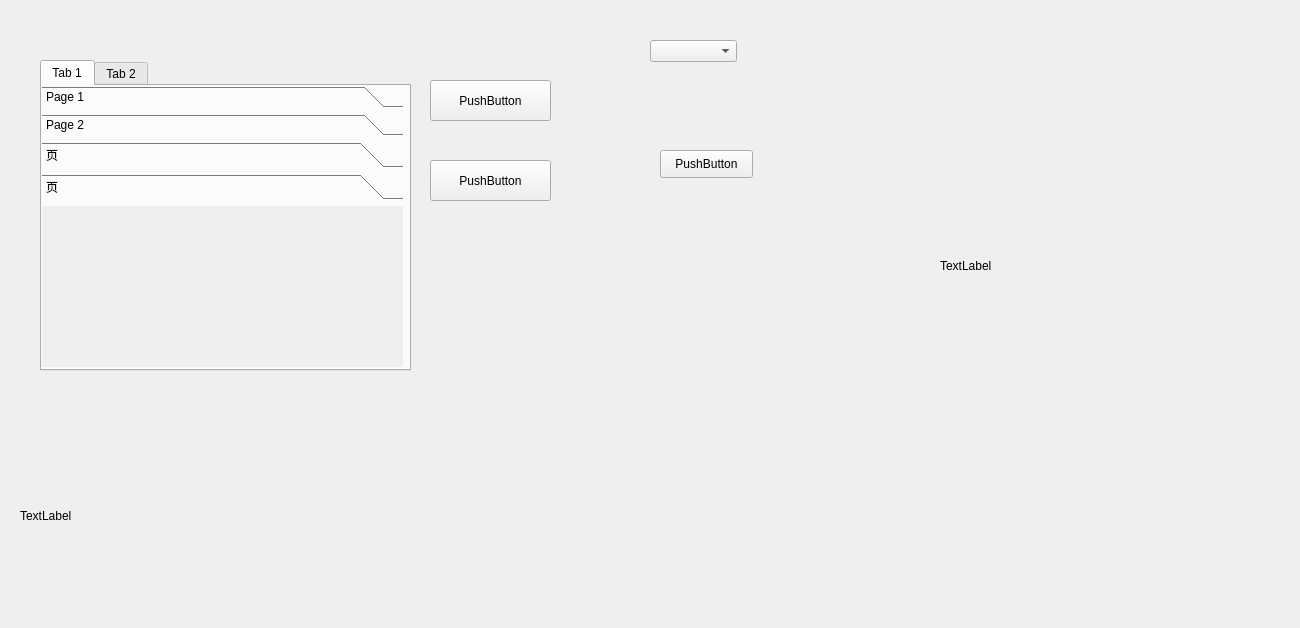
<?xml version="1.0" encoding="UTF-8"?>
<ui version="4.0">
 <class>Widget</class>
 <widget class="QWidget" name="Widget">
  <property name="geometry">
   <rect>
    <x>0</x>
    <y>0</y>
    <width>1300</width>
    <height>628</height>
   </rect>
  </property>
  <property name="windowTitle">
   <string>Widget</string>
  </property>
  <widget class="QTabWidget" name="tabWidget">
   <property name="geometry">
    <rect>
     <x>40</x>
     <y>60</y>
     <width>371</width>
     <height>311</height>
    </rect>
   </property>
   <property name="currentIndex">
    <number>0</number>
   </property>
   <widget class="QWidget" name="tab">
    <attribute name="title">
     <string>Tab 1</string>
    </attribute>
    <widget class="QToolBox" name="toolBox">
     <property name="geometry">
      <rect>
       <x>0</x>
       <y>0</y>
       <width>361</width>
       <height>281</height>
      </rect>
     </property>
     <property name="currentIndex">
      <number>3</number>
     </property>
     <widget class="QWidget" name="page">
      <property name="geometry">
       <rect>
        <x>0</x>
        <y>0</y>
        <width>361</width>
        <height>161</height>
       </rect>
      </property>
      <attribute name="label">
       <string>Page 1</string>
      </attribute>
     </widget>
     <widget class="QWidget" name="page_2">
      <property name="geometry">
       <rect>
        <x>0</x>
        <y>0</y>
        <width>361</width>
        <height>161</height>
       </rect>
      </property>
      <attribute name="label">
       <string>Page 2</string>
      </attribute>
     </widget>
     <widget class="QWidget" name="page_3">
      <property name="geometry">
       <rect>
        <x>0</x>
        <y>0</y>
        <width>361</width>
        <height>161</height>
       </rect>
      </property>
      <attribute name="label">
       <string>页</string>
      </attribute>
     </widget>
     <widget class="QWidget" name="page_4">
      <property name="geometry">
       <rect>
        <x>0</x>
        <y>0</y>
        <width>361</width>
        <height>161</height>
       </rect>
      </property>
      <attribute name="label">
       <string>页</string>
      </attribute>
     </widget>
    </widget>
   </widget>
   <widget class="QWidget" name="tab_2">
    <attribute name="title">
     <string>Tab 2</string>
    </attribute>
    <widget class="QScrollArea" name="scrollArea">
     <property name="geometry">
      <rect>
       <x>0</x>
       <y>0</y>
       <width>361</width>
       <height>321</height>
      </rect>
     </property>
     <property name="widgetResizable">
      <bool>true</bool>
     </property>
     <widget class="QWidget" name="scrollAreaWidgetContents">
      <property name="geometry">
       <rect>
        <x>0</x>
        <y>0</y>
        <width>338</width>
        <height>330</height>
       </rect>
      </property>
      <layout class="QVBoxLayout" name="verticalLayout">
       <item>
        <widget class="QPushButton" name="pushButton">
         <property name="text">
          <string>PushButton</string>
         </property>
        </widget>
       </item>
       <item>
        <widget class="QPushButton" name="pushButton_2">
         <property name="text">
          <string>PushButton</string>
         </property>
        </widget>
       </item>
       <item>
        <widget class="QPushButton" name="pushButton_3">
         <property name="text">
          <string>PushButton</string>
         </property>
        </widget>
       </item>
       <item>
        <widget class="QPushButton" name="pushButton_4">
         <property name="text">
          <string>PushButton</string>
         </property>
        </widget>
       </item>
       <item>
        <widget class="QPushButton" name="pushButton_5">
         <property name="text">
          <string>PushButton</string>
         </property>
        </widget>
       </item>
       <item>
        <widget class="QPushButton" name="pushButton_6">
         <property name="text">
          <string>PushButton</string>
         </property>
        </widget>
       </item>
       <item>
        <widget class="QPushButton" name="pushButton_7">
         <property name="text">
          <string>PushButton</string>
         </property>
        </widget>
       </item>
       <item>
        <widget class="QPushButton" name="pushButton_8">
         <property name="text">
          <string>PushButton</string>
         </property>
        </widget>
       </item>
       <item>
        <widget class="QPushButton" name="pushButton_9">
         <property name="text">
          <string>PushButton</string>
         </property>
        </widget>
       </item>
      </layout>
     </widget>
    </widget>
   </widget>
  </widget>
  <widget class="QPushButton" name="Btn1">
   <property name="geometry">
    <rect>
     <x>430</x>
     <y>80</y>
     <width>121</width>
     <height>41</height>
    </rect>
   </property>
   <property name="text">
    <string>PushButton</string>
   </property>
  </widget>
  <widget class="QPushButton" name="Btn2">
   <property name="geometry">
    <rect>
     <x>430</x>
     <y>160</y>
     <width>121</width>
     <height>41</height>
    </rect>
   </property>
   <property name="text">
    <string>PushButton</string>
   </property>
  </widget>
  <widget class="QComboBox" name="comboBox">
   <property name="geometry">
    <rect>
     <x>650</x>
     <y>40</y>
     <width>87</width>
     <height>22</height>
    </rect>
   </property>
  </widget>
  <widget class="QPushButton" name="select">
   <property name="geometry">
    <rect>
     <x>660</x>
     <y>150</y>
     <width>93</width>
     <height>28</height>
    </rect>
   </property>
   <property name="text">
    <string>PushButton</string>
   </property>
  </widget>
  <widget class="QLabel" name="label">
   <property name="geometry">
    <rect>
     <x>20</x>
     <y>390</y>
     <width>381</width>
     <height>251</height>
    </rect>
   </property>
   <property name="text">
    <string>TextLabel</string>
   </property>
  </widget>
  <widget class="QLabel" name="label_2">
   <property name="geometry">
    <rect>
     <x>940</x>
     <y>140</y>
     <width>381</width>
     <height>251</height>
    </rect>
   </property>
   <property name="text">
    <string>TextLabel</string>
   </property>
  </widget>
 </widget>
 <layoutdefault spacing="6" margin="11"/>
 <resources/>
 <connections/>
</ui>
